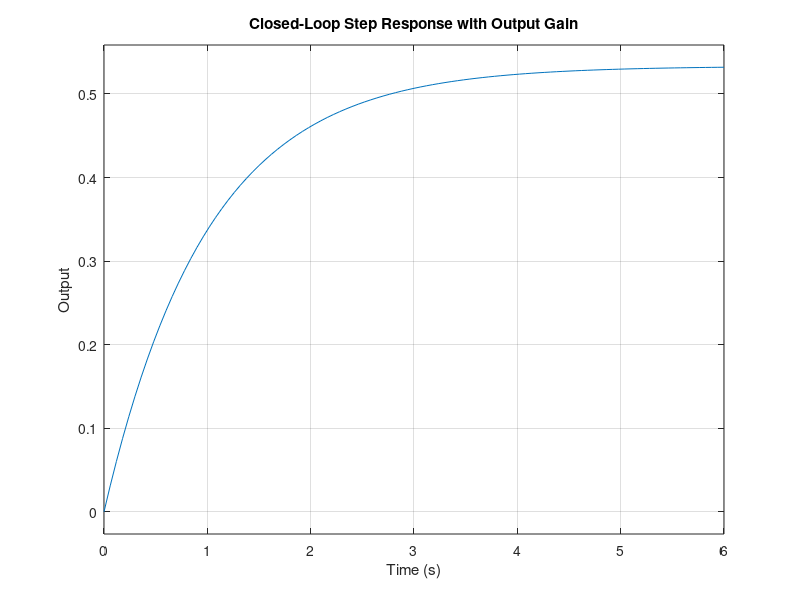

Here is the MATLAB script that generated this plot:
clc
clear
close all

% Parameters
K = 2;
tau = 3;
alpha = 0.8;

% Transfer functions
s = tf('s');
G = K / (tau*s + 1);
H = 1;

% Closed-loop system without gain
T = feedback(G, H); % G / (1 + GH)

% Apply output gain
T_final = alpha * T;

% Plot step response
step(T_final)
title('Closed-Loop Step Response with Output Gain')
xlabel('Time (s)')
ylabel('Output')
grid on
